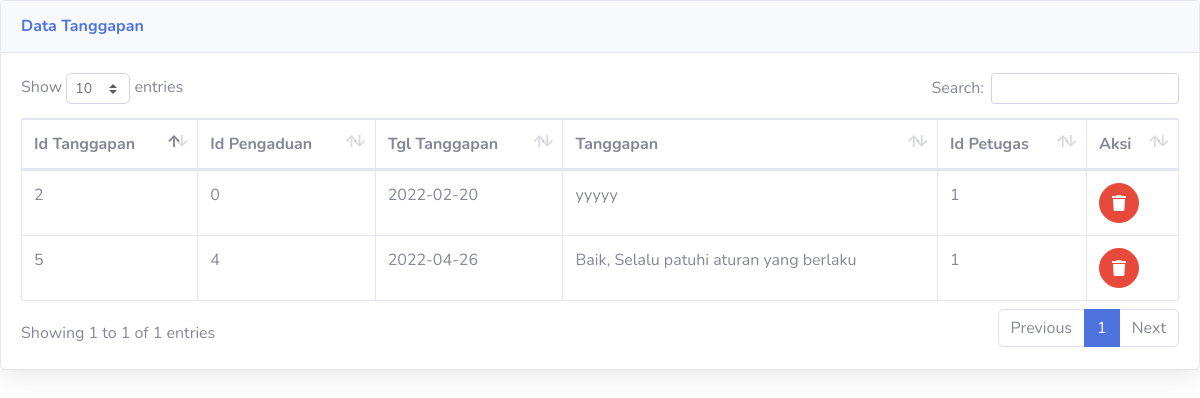
The app's page /admin/lihat_tanggapan.php with its own data.
### tables this page shows
CREATE TABLE `tanggapan` (
  `id_tanggapan` int(11) NOT NULL,
  `id_pengaduan` int(11) NOT NULL,
  `tgl_tanggapan` date NOT NULL,
  `tanggapan` text NOT NULL,
  `id_petugas` int(11) NOT NULL
);

### admin/lihat_tanggapan.php (the view, shortened to what this page needs)
<!DOCTYPE html>
<html lang="en">
<head>
  <link href="../vendor/fontawesome-free/css/all.min.css" rel="stylesheet" type="text/css">
  <link href="../css/sb-admin-2.min.css" rel="stylesheet">
  <link href="../vendor/datatables/dataTables.bootstrap4.min.css" rel="stylesheet">
</head>
<body id="page-top">
          <div class="card shadow mb-4">
            <div class="card-header py-3">
              <h6 class="m-0 font-weight-bold text-primary">Data Tanggapan</h6>
            </div>
            <div class="card-body">
              <div class="table-responsive">
                <table class="table table-bordered" id="dataTable" width="100%" cellspacing="0">
                  <thead>
                    <tr>
                      <th>Id Tanggapan</th>
                      <th>Id Pengaduan</th>
                      <th>Tgl Tanggapan</th>
                      <th>Tanggapan</th>
                      <th>Id Petugas</th>
                      <th>Aksi</th>
                    </tr>
                  </thead>
                  <thfoot>
                  <?php
                  require '../koneksi.php';
                  $sql=mysqli_query($conn,"select * from tanggapan");
                  while ($data=mysqli_fetch_array($sql)) {
                   ?>
                  <tbody>
                    <tr>
                      <td><?php echo $data['id_tanggapan']; ?></td>
                      <td><?php echo $data['id_pengaduan']; ?></td>
                      <td><?php echo $data['tgl_tanggapan']; ?></td>
                      <td><?php echo $data['tanggapan']; ?></td>
                      <td><?php echo $data['id_petugas']; ?></td>
                      <td>
                          <a href="delete_tanggapan.php?id=<?php echo $data['id_tanggapan']; ?>" class="btn btn-danger btn-circle" onclick="return confirm('Yakin Mau Hapus?')">
                              <i class="fa fa-trash"></i>
                            </a>
                      </td>
                    </tr>
                  </tbody>
                <?php } ?>
                </table>
              </div>
            </div>
          </div>
</body>
</html>

### records on screen
tanggapan: id_tanggapan "2", id_pengaduan "0", tgl_tanggapan "2022-02-20", tanggapan "yyyyy", id_petugas "1"
tanggapan: id_tanggapan "5", id_pengaduan "4", tgl_tanggapan "2022-04-26", tanggapan "Baik, Selalu patuhi aturan yang berlaku", id_petugas "1"
